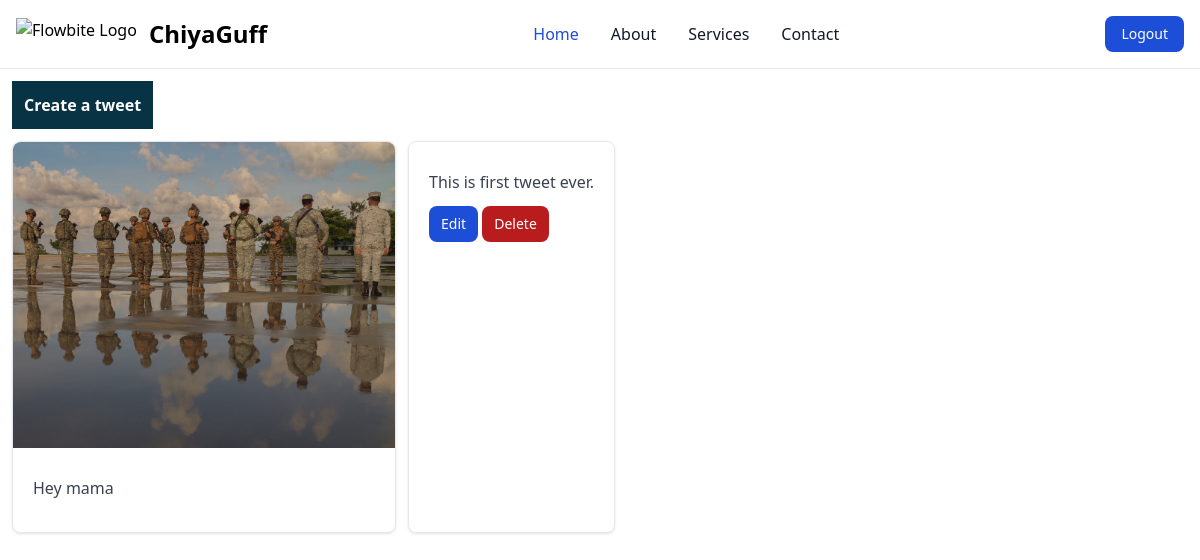
The page /tweet/ (signed in) on the database its author committed.
### tweet/models.py (models this page shows, shortened)
class Tweet(models.Model):
    user = models.ForeignKey(User , on_delete=models.CASCADE)
    text = models.TextField(max_length=240)
    photo = models.ImageField(upload_to = "photos/" , blank = True ,  null = True)
    created_at = models.DateTimeField(auto_now_add=True)
    updated_at = models.DateTimeField(auto_now=True)

### tweet/views.py (the view)
# urls.py: path("",views.tweet_list , name='tweet_list' ),
def tweet_list(request):
    tweets = Tweet.objects.all().order_by('-created_at')
    return render(request,'tweet_list.html' , {"tweets":tweets})

### tweet/templates/tweet_list.html (shortened to what this page needs)
{% extends "layout.html" %}
{% block content %}
<a class="inline-block m-3 mb-0 p-3 bg-cyan-950 text-white font-semibold" href="{% url 'tweet_create' %}">Create a tweet</a>
<div class="flex flex-wrap gap-3 m-3 ">
    {% for tweet in tweets %}
    <div class="max-w-sm border border-gray-200 rounded-lg shadow dark:bg-gray-800 dark:border-gray-700 w-max">
        <a href="#">
            <img class="rounded-t-lg" src="{{ tweet.photo.url }}" alt="" />
        </a>
        <div class="p-5">
            <p class="mb-3 font-normal text-gray-700 dark:text-gray-400">{{ tweet.text }}</p>
            {% if tweet.user == user %}
            <a href="{% url 'tweet_edit' tweet.id %}" class="inline-flex items-center px-3 py-2 text-sm font-medium text-center text-white bg-blue-700 rounded-lg hover:bg-blue-800 focus:ring-4 focus:outline-none focus:ring-blue-300 dark:bg-blue-600 dark:hover:bg-blue-700 dark:focus:ring-blue-800">
                Edit
            </a>
            <a href="{% url 'tweet_delete' tweet.id %}" class="inline-flex items-center px-3 py-2 text-sm font-medium text-center text-white bg-red-700 rounded-lg hover:bg-red-800 focus:ring-4 focus:outline-none focus:ring-red-300 dark:bg-red-600 dark:hover:bg-red-700 dark:focus:ring-red-800">
                Delete
            </a>
            {% endif %}
        </div>
    </div>
    {% endfor %}
</div>
{% endblock %}

### rows shown on the page
Tweet: photo (picture), text "Hey mama"
Tweet: text "This is first tweet ever.", shows "Edit"
